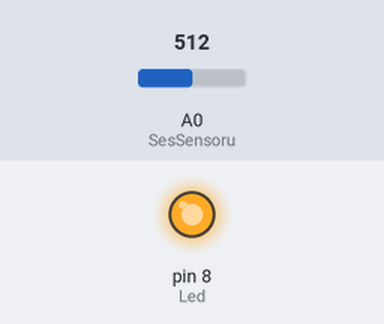
Simulated run of this sketch. Board: Arduino Uno, built with avr-gcc and run on an emulated ATmega328P. On the bench: output pins drawn as LEDs (lit = HIGH). The test bench sets the inputs (shaded band); at power-on: A0 (SesSensoru) = 512.

Above: at 6.3 s.
6.4 s: A0 (SesSensoru) set to 44
12.5 s: A0 (SesSensoru) set to 36
At 17.0 s:
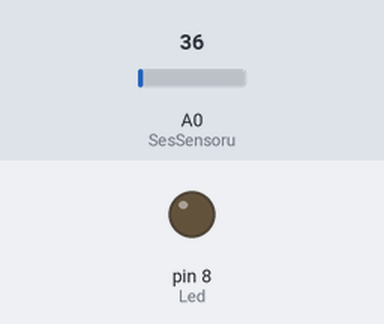
18.6 s: A0 (SesSensoru) set to 122
At 19.8 s:
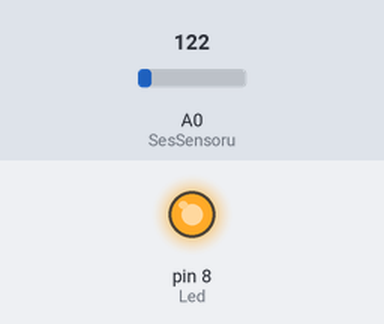
24.7 s: A0 (SesSensoru) set to 30
At 30.6 s:
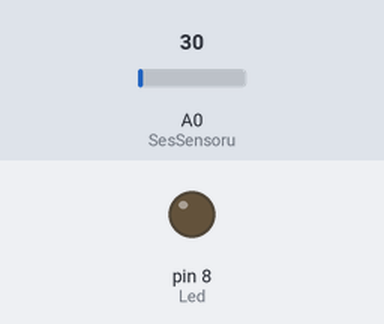
Timing chart, 0 to 32.1 s (numbered marks = the images above; inputs shaded):
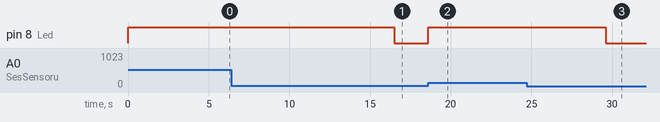

Measured:
- the behaviour switches between 41 and 40 on A0 (SesSensoru) (found by bisection; images 0 and 1)
- after the input at 6.4 s, every drawn part: stays the same
- after the input at 12.5 s, pin 8 (Led): HIGH → LOW after 4.0 s
- after the input at 18.6 s, pin 8 (Led): LOW → HIGH at once
- after the input at 24.7 s, pin 8 (Led): HIGH → LOW after 4.9 s

The sketch:

KY-037_Mikrofon_Mod_l__ile_Alk__la_LED_Yakmak.ino
```cpp
//-------------------------------------------------------------//
//--------------------------OKTAY ALA--------------------------//
//---Arduino | KY-037 Mikrofon Modülü ile Alkışla LED Yakmak---//
//-------------------------------------------------------------//

//Ses sensörünün analog pin girişini tanımlıyoruz (A0)
const int SesSensoru = 0;

//Led'in bağlı olduğu pini tanımlıyoruz
const int Led = 8;

//Ses sensöründen gelen verileri okuyabilmemiz için yeni bir değişken tanımlıyoruz
int SesDeger;

void setup()
{
  //Led'in çıkış pini olduğunun tanımlamasını yapıyoruz
  pinMode (Led, OUTPUT);
}

void loop()
{
  //Sensörden gelen verileri oluşturduğumuz değişkene atıyoruz
  SesDeger = analogRead(SesSensoru);

  //Eğer sensörden gelen veri 40'dan büyükse led yanacak.
  //Burada ki 40 değeri, ses hassasiyeti içindir. İsteğe göre değiştirilebilir.
  if (SesDeger > 40)
  {
    digitalWrite (Led, HIGH);
    delay(5500);
  }

  else
  {
    digitalWrite (Led, LOW);
  }

}
```
